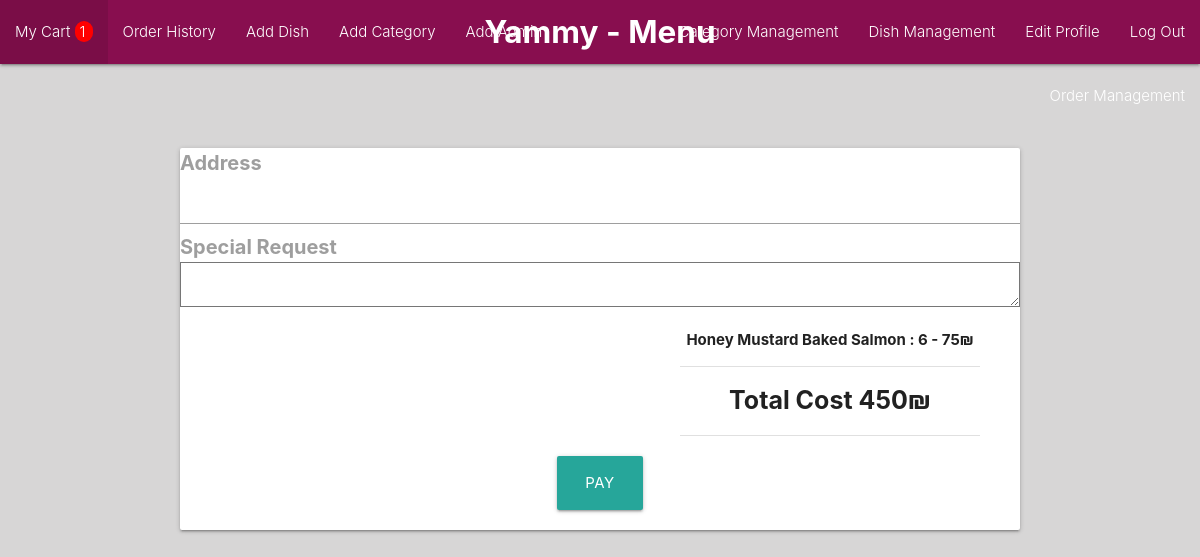
Before: /order/ (signed in) with the older database file.
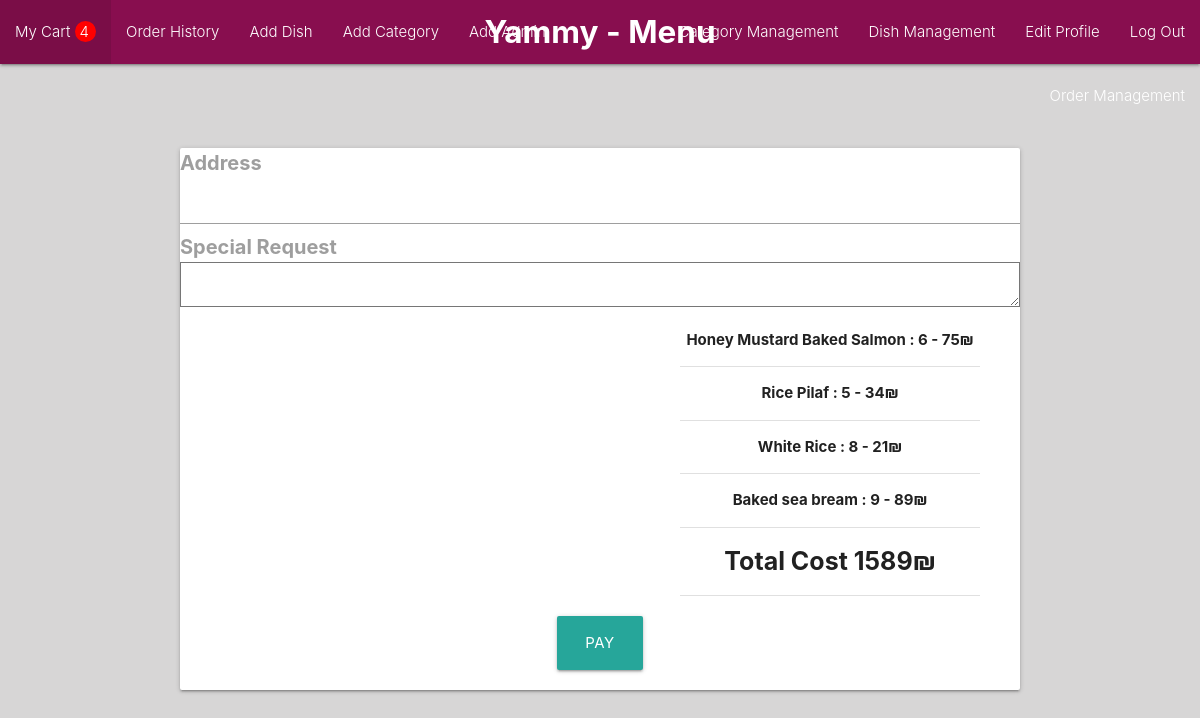
After: the same page with the newer database file.
### models/items.py (models this page shows)
class Items(db.Model):
    id = db.Column(db.Integer,primary_key=True)
    dish_id = db.Column(db.Integer,db.ForeignKey('dish.id'))
    cart_id = db.Column(db.Integer,db.ForeignKey('cart.id'))
    amount = db.Column(db.Integer,nullable=False)
    dish = db.relationship('Dish', back_populates='cart_association')
    cart = db.relationship('Cart', back_populates='dish_association')

### models/dish.py (models this page shows)
class Dish(db.Model):
    id = db.Column(db.Integer,primary_key=True)
    name = db.Column(db.String(200),nullable=False)
    price = db.Column(db.Integer,nullable=False)
    description = db.Column(db.Text)
    image = db.Column(db.String(500),nullable=False)
    is_gluten_free = db.Column(db.Boolean,nullable=False)
    is_vegeterian = db.Column(db.Boolean,nullable=False)
    category_id = db.Column(db.Integer,db.ForeignKey('category.id'))
    cart_association = db.relationship('Items', back_populates='dish')
    carts = association_proxy('cart_association', 'cart')

### controllers/orders.py (the view, shortened to what this page needs)
@login_required
def order():
    form = Form()
    cart = current_user.carts[-1]
    items = cart.dish_association
    cost = 0
    for item in items:
        cost += (item.amount * item.dish.price)
    return render_template('orders/order.html',items=items,cost=cost,form=form,cart=cart)

### models/form.py
class Form(FlaskForm):
    username = StringField("Username",validators=[DataRequired()])
    password = PasswordField("Password",validators=[DataRequired()])
    new_password = StringField("Password",validators=[DataRequired()])
    first_name = StringField("First Name",validators=[DataRequired()])
    last_name = StringField("Last Name",validators=[DataRequired()])
    remember_me = BooleanField("Remember me")
    name = StringField("Name",validators=[DataRequired()])
    price = IntegerField("Price")
    description = StringField("About the dish")
    image = StringField("Image",validators=[DataRequired()])
    is_gluten_free = BooleanField("Gluten Free")
    is_vegeterian = BooleanField("Vegeterian")
    amount = SelectField("Amount",choices=[(num,num) for num in range(1,11)])
    address = StringField("Address",validators=[DataRequired()])
    comment = TextAreaField("Special Request",validators=[DataRequired()])

### auth.py (called while the page is built)
@login_manager.user_loader
def load_user(user_id):
    return User.query.get(int(user_id))

### templates/orders/order.html
{% if current_user.is_staff %} {% extends 'layouts/admin_layout.html' %}
{% else %} {% extends 'layouts/layout.html' %} {% endif %}
{% block content %}
<div style="font-weight: bold;" class="container">
<div class="card">
<form action="{{url_for('order.order')}}" method="POST">
<div>{{form.address.label (style="font-size:20px")}}</div>
<div>{{form.address}}</div>
<div>{{form.comment.label (style="font-size:20px")}}</div>
<div>{{form.comment}}</div>
<div class="center">
<table class="centered" style="width: 300px;margin-left: 500px;">
    {% for item in items %}
    <tr>
    <td>
        {{item.dish.name}} : {{item.amount}} - {{item.dish.price}}₪
    </td>
</tr>
    {% endfor %}
<tr>
    <td style="font-size: 25px;"> Total Cost {{cost}}₪</td>
</tr>
</table>
<div style="padding: 20px;">
<button type="submit" class="waves-effect waves-light btn-large">Pay</button>
</div>
</div>
</form>
</div>
</div>
{% endblock %}

Changed rows visible on the page:
added Items: dish.name "Rice Pilaf", amount "5", dish.price "34"
added Items: dish.name "White Rice", amount "8", dish.price "21"
added Items: dish.name "Baked sea bream", amount "9", dish.price "89"
Other visible differences:
{{ len(current_user.carts[-1].dish_association) }}: "1" → "4"
{{ cost }}: "450" → "1589"
